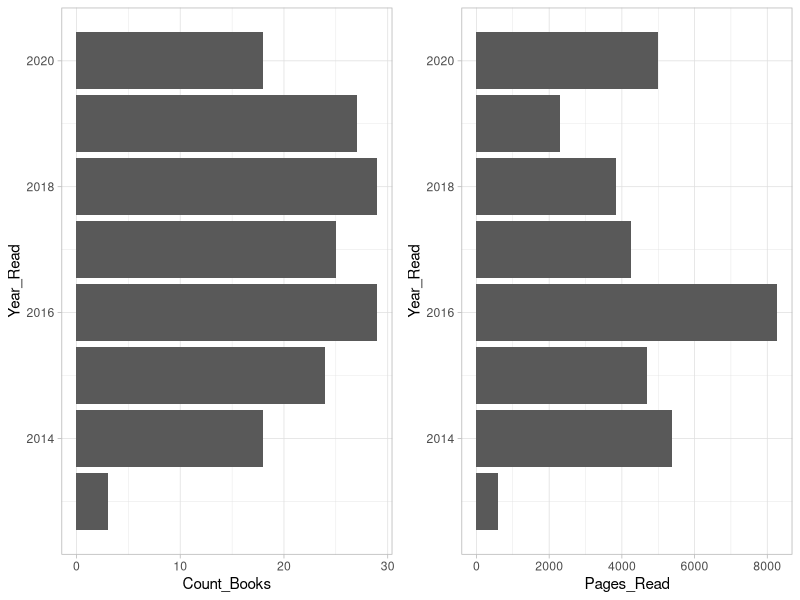
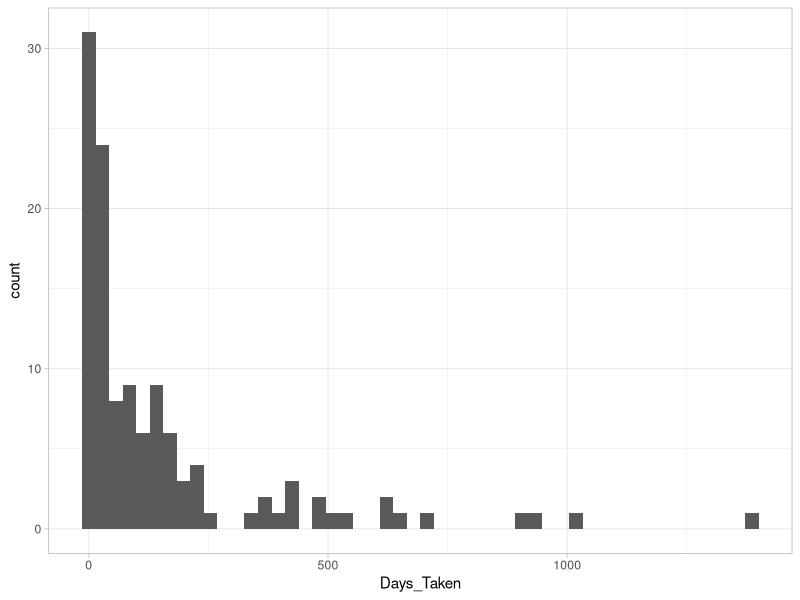
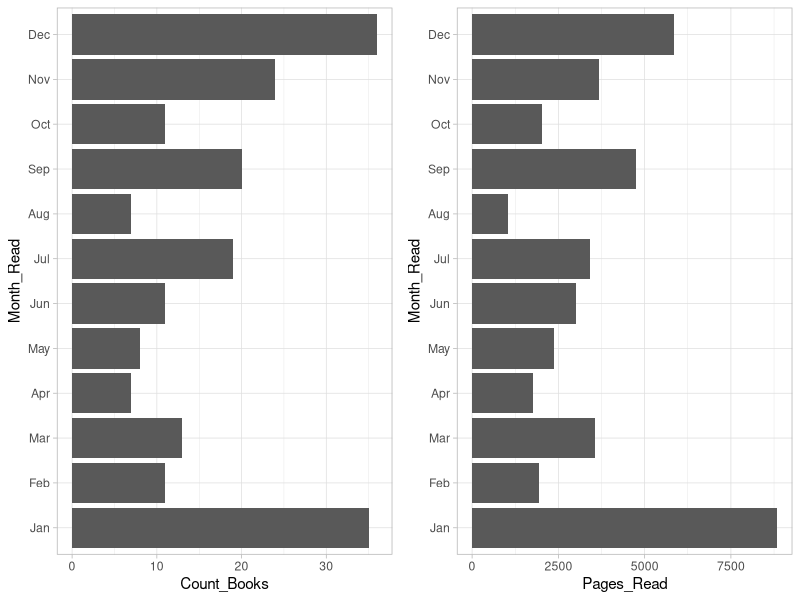
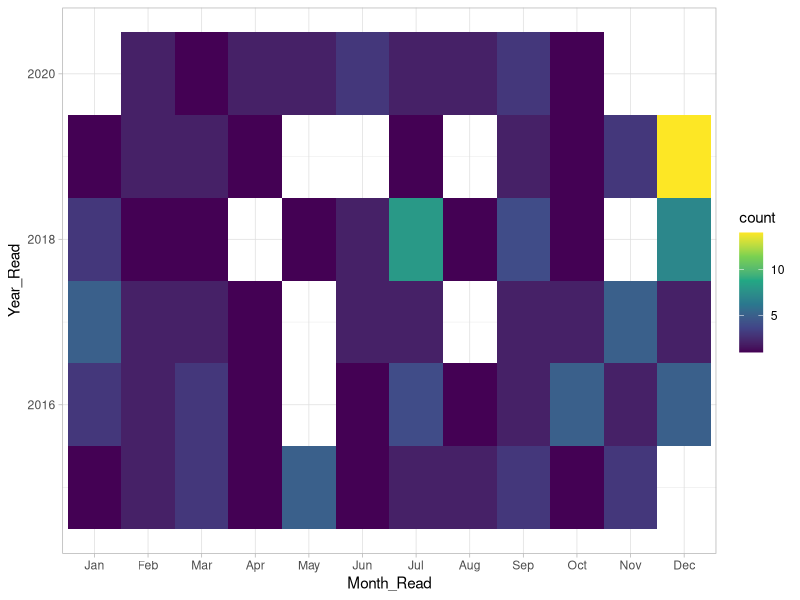
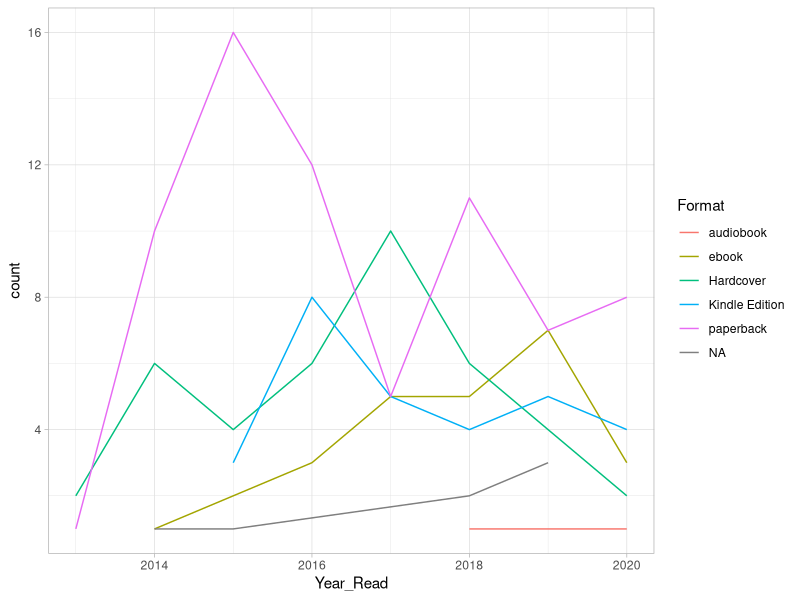
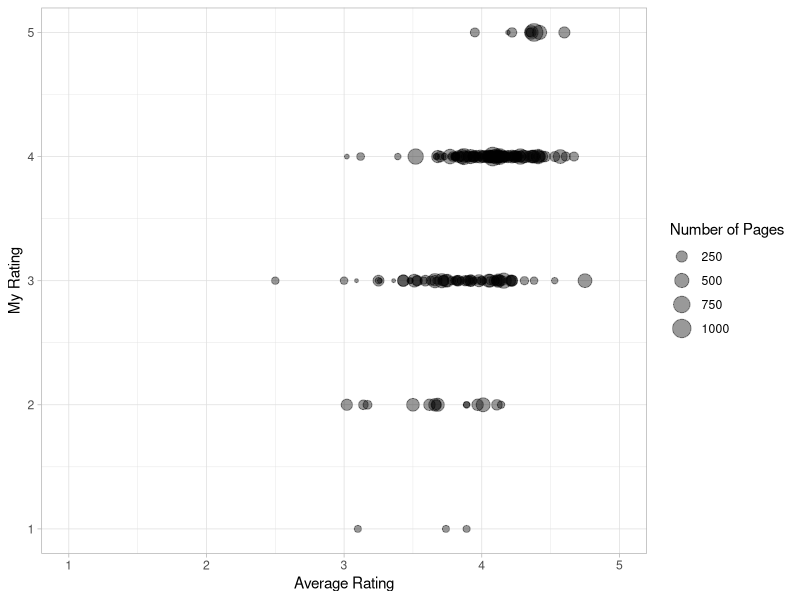
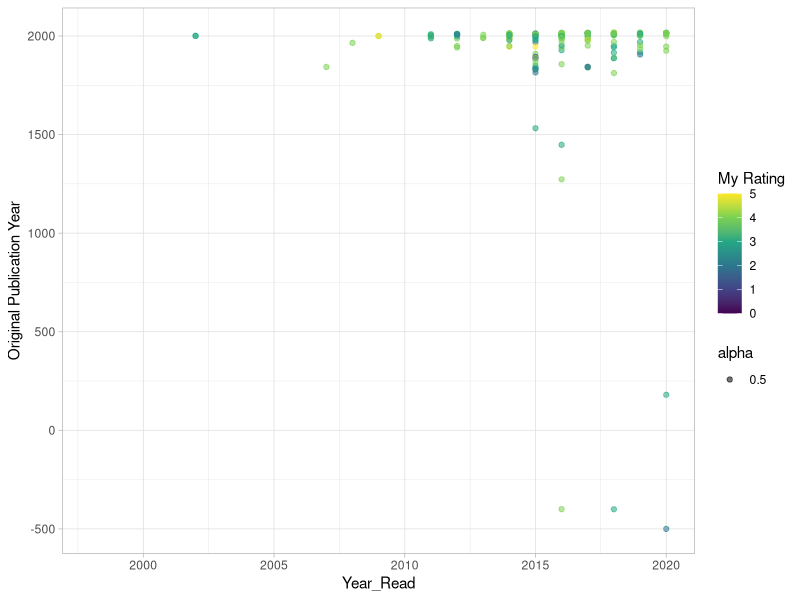

Recreate these plots in R, in order.
## ---- chunk 1
## Global defaults for rendering the markdown
knitr::opts_chunk$set(message = FALSE, warning = FALSE)
## ---- chunk 2
library(tidyverse)
library(magrittr)
library(lubridate)
theme_set(theme_light())
## ---- chunk 3
gr_books <- read_csv("goodreads_library_export.csv")
glimpse(gr_books)
## ---- chunk 4
books <- gr_books %>%
  select(Title, Author, `My Rating`, `Average Rating`, Binding, 
         `Number of Pages`, `Year Published`, `Original Publication Year`, 
         `Date Read`, `Date Added`, `Exclusive Shelf`, `My Review`)

glimpse(books)
## ---- chunk 5
books %<>%
  mutate(Year_Read = year(`Date Read`),
         Month_Read = month(`Date Read`, label = TRUE),
         Days_Taken = if_else(`Date Read` > `Date Added`,
                              interval(`Date Added`, `Date Read`) %/% days(1), 
                              NA_real_)
         )

glimpse(books)
## ---- chunk 6
books %>%
  group_by(`Exclusive Shelf`) %>%
  summarise(count = n())
## ---- chunk 7
yearly_stats <- books %>%
  group_by(Year_Read) %>%
  summarise(Count_Books = n(),
            Pages_Read = sum(`Number of Pages`, na.rm = TRUE)) %>%
  filter(Year_Read > 2012) 

pages_plot <- yearly_stats %>%
  ggplot(aes(x=Year_Read)) +
  geom_col(aes(y=Pages_Read)) +
  coord_flip()

count_plot <- yearly_stats %>%
  ggplot(aes(x=Year_Read)) +
  geom_col(aes(y=Count_Books)) + 
  coord_flip()

library(cowplot) ## To print 2 plots side by side
plot_grid(count_plot, pages_plot)
## ---- chunk 8
books %>%
  filter(!is.na(Days_Taken)) %>%
  ggplot(aes(Days_Taken)) +
  geom_histogram(bins=50)
## ---- chunk 9
count_month <- books %>%
  filter(!is.na(Month_Read)) %>% ## Remove books that aren't read yet
  group_by(Month_Read) %>%
  summarise(Count_Books = n()) %>%
  ungroup() %>%
  ggplot() +
  geom_col(aes(x = Month_Read, y = Count_Books, group = Month_Read)) +
  coord_flip()

pages_month <- books %>%
  filter(!is.na(Month_Read)) %>% ## Remove books that aren't read yet
  group_by(Month_Read) %>%
  summarise(Pages_Read = sum(`Number of Pages`, na.rm = TRUE)) %>%
  ungroup() %>%
  ggplot() +
  geom_col(aes(x = Month_Read, y = Pages_Read, group = Month_Read)) +
  coord_flip()

plot_grid(count_month, pages_month)
## ---- chunk 10
books %>%
  filter(!is.na(Month_Read)) %>% ## Remove books that aren't read yet
  filter(Year_Read > 2014) %>%
  group_by(Year_Read, Month_Read) %>%
  summarise(count = n()) %>%
  ungroup() %>%
  ggplot() +
  geom_tile(aes(x = Month_Read, y = Year_Read, fill = count)) +
  scale_fill_viridis_c()
## ---- chunk 11
books %<>%
  mutate(Format = case_when(
    Binding %in% c("Audible Audio", "Audiobook") ~ "audiobook", 
    Binding %in% c("ebook", "Part-In-Omnibus") ~ "ebook",
    Binding %in% c("Mass Market Paperback", "Paperback", "issue") ~ "paperback",
    TRUE ~ Binding
  ))

books %>%
  filter(!is.na(Year_Read)) %>% ## Remove books that aren't read yet
  filter(Year_Read > 2012) %>%
  group_by(Year_Read, Format) %>%
  summarise(count = n()) %>%
  ungroup() %>%
  ggplot() +
  geom_line(aes(x = Year_Read, y = count, group = Format, colour = Format))
## ---- chunk 12
books %>%
  filter(`Exclusive Shelf` == "read") %>%
  ggplot() +
  geom_point(aes(x=`Average Rating`, y=`My Rating`,
                 size = `Number of Pages`), alpha = 0.4) +
  xlim(1, 5) +
  ylim(1, 5)
## ---- chunk 13
books %>%
  ggplot() +
  geom_point(aes(x=Year_Read, y=`Original Publication Year`, 
                 colour = `My Rating`, alpha = 0.5)) +
  scale_color_viridis_c()
